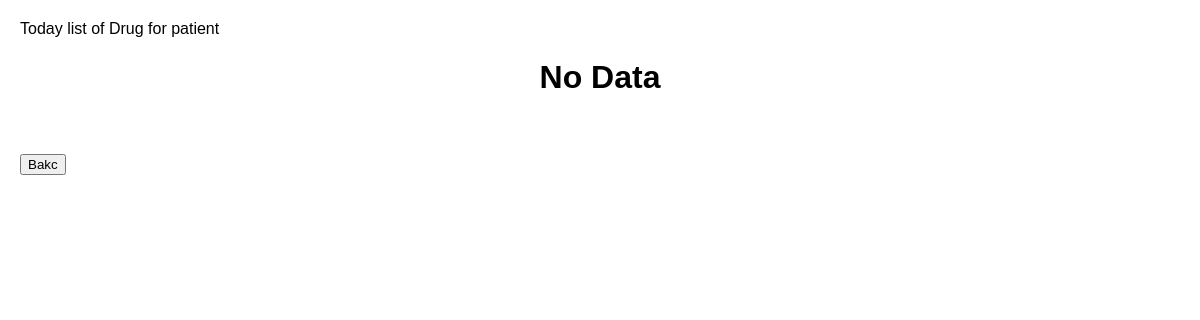
The app's page /drug-for-patient/3 (signed in), older data.
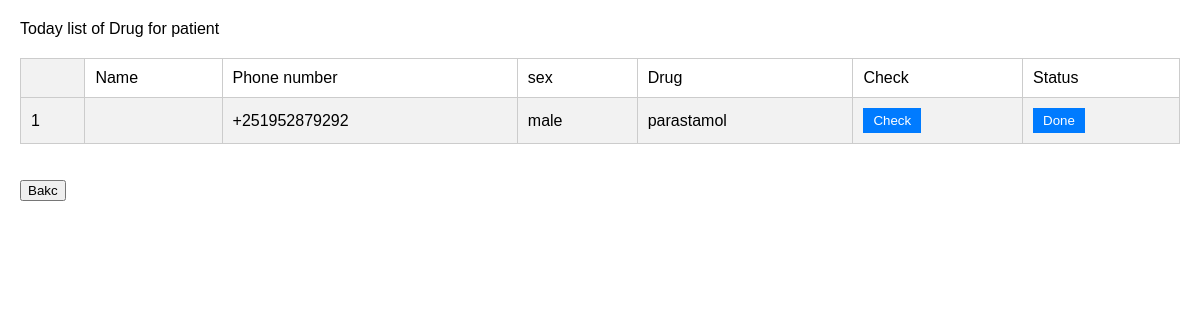
The same page, newer data.
### stor/models.py (models this page shows, shortened)
class drug_request (models.Model):
      patient = models.ForeignKey(Register_Patient, on_delete=models.CASCADE, default=None)
      requested_at = models.DateTimeField(auto_now = True)
      drug_name = models.CharField(max_length=100)

### register_patient/models.py (models this page shows, shortened)
class Register_Patient(models.Model):
    First_Name = models.CharField(max_length=50)
    Middle_Name = models.CharField(max_length=50)
    Last_Name = models.CharField(max_length=50)
    Full_Name = models.CharField(max_length=200)
    Father_Name = models.CharField(max_length=150)
    Mother_Name = models.CharField(max_length=150)
    Age = models.IntegerField(default=0)
    Sex = models.CharField(max_length=10,choices=sex,default="None")
    Address = models.CharField(max_length=100)
    Phone_Number = models.CharField(max_length=15)
    Emergency_Phone_Number = models.CharField(max_length=15)
    Birth_Day = models.DateField()
    Created_at = models.DateTimeField(auto_now=True)
    Nurse_Checked = models.BooleanField(default=False)
    class Meta:
        ordering = ['Created_at']

### stor/views.py (the view)
# urls.py: path('drug-for-patient/<int:pk>', views.drug_for_patient, name = 'drug_for_patient'),
@login_required(login_url='/login/')
def drug_for_patient(request, pk):
    request.session['patient_id'] = pk
    DrugPatient = []
    if(Register_Patient.objects.filter(id = pk).exists()):
                patient = Register_Patient.objects.get(id = pk)
                DrugPatient = drug_request.objects.filter(patient = patient)
    dictionary = {'DrugPatient':DrugPatient}
    if request.method =='POST':
         return redirect('stor:pharma')
    return render(request, 'drug_for_patient.html', dictionary)

### templates/drug_for_patient.html (shortened to what this page needs)
{%load static%}
<html>
	<link rel="stylesheet" href="{%static 'tables.css'%}">
	<head>Today list of Drug for patient</head>
	<body>
		<table>
			{%if DrugPatient%}
			<th>
				<td>Name</td>
				<td>Phone number</td>
				<td>sex</td>
				<td>Drug</td>
				<td>Check</td>
				<td>Status</td>
			</th>
			{%for DrugPatient in DrugPatient%}
			<tr>
				<td>{{ forloop.counter }}</td>
				<td>{{DrugPatient.patient.full_name}}</td>
				<td>{{DrugPatient.patient.Phone_Number}}</td>
				<td>{{DrugPatient.patient.Sex}}</td>
				<td>{{DrugPatient.drug_name}}</td>
				<td><a href="/drug-exist/{{DrugPatient.drug_name}}"><button>Check</button></a></td>
				<td><a href="/done/{{DrugPatient.drug_name}}/{{DrugPatient.id}}"><button>Done</button></td>
			</tr>
			{%endfor%}
			{%else%}
			<h1>No Data</h1>
			{%endif%}
		</table>
		<br><br>
		<form action="" method="POST">
			<input type="submit" value="Bakc">
		</form>
	</body>
</html>

Row changes from the older to the newer data that the page shows:
added drug_request: patient.Phone_Number "+251952879292", patient.Sex "male", drug_name "parastamol"
Text that changed along with them:
text no longer shown: "No Data"
text now shown: "Name Phone number sex Drug Check Status"
